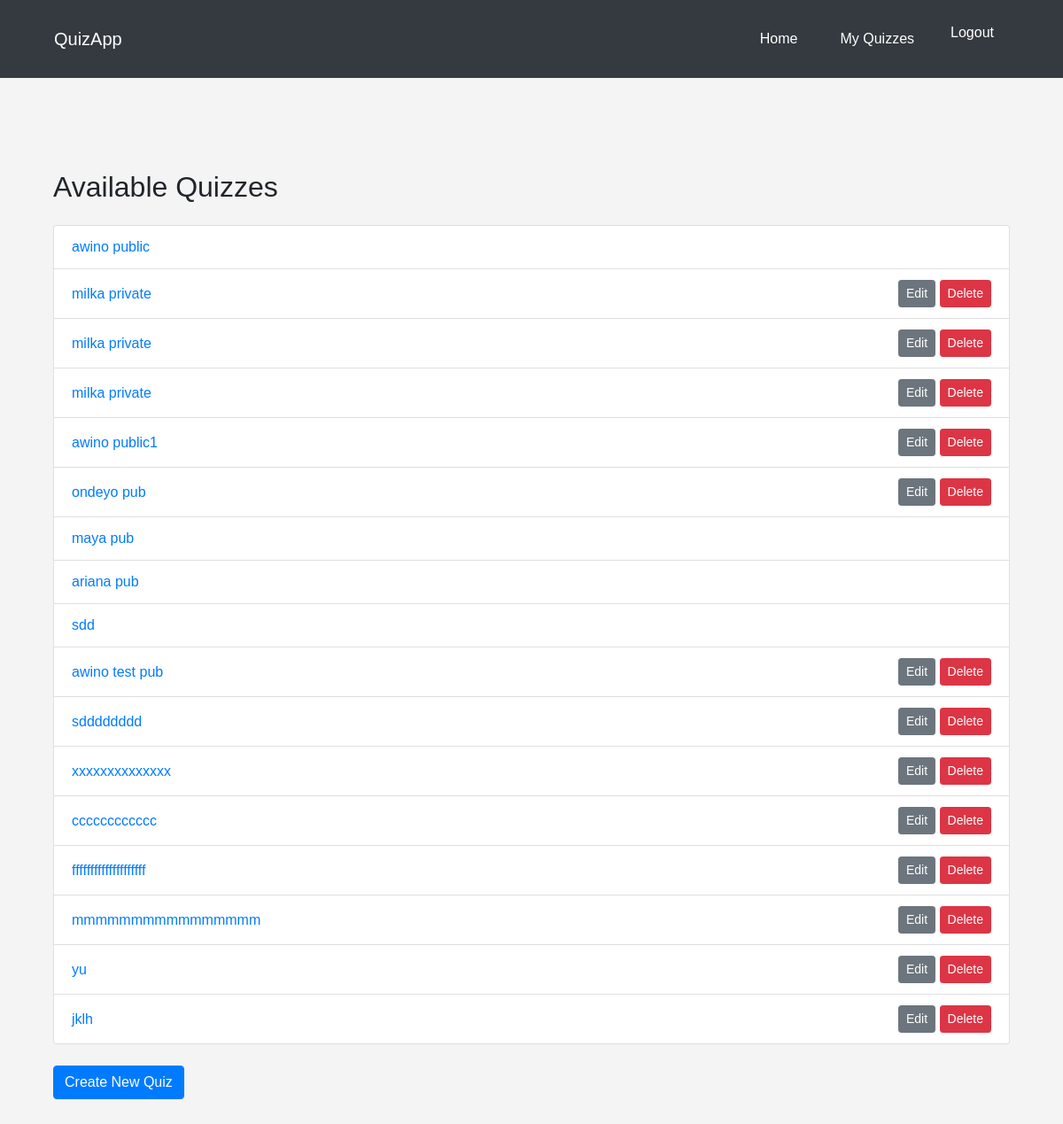
The page /quizzes/ (signed in) on the database as committed earlier.
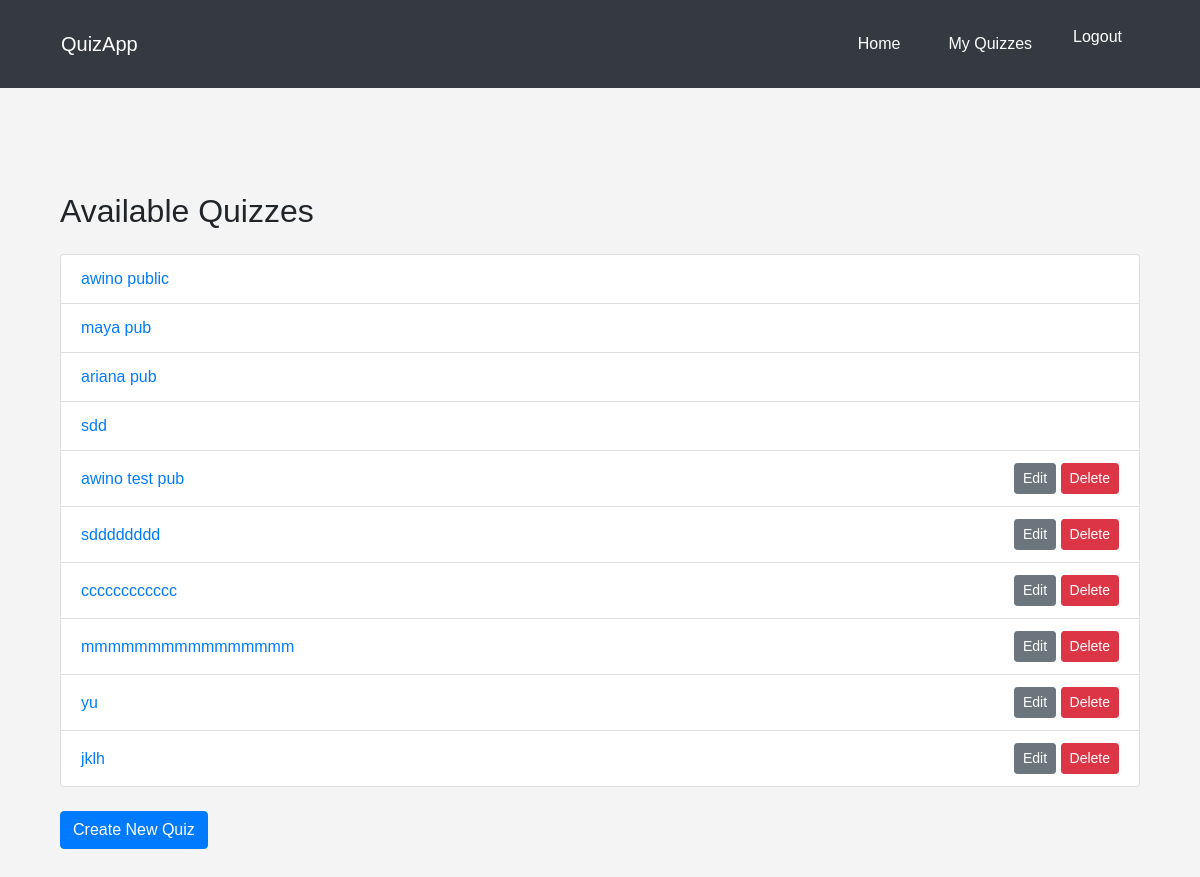
The same page on the database as committed later.
### quizzes/models.py (models this page shows, shortened)
class Quiz(models.Model):
    title = models.CharField(max_length=255)
    description = models.TextField()
    created_by = models.ForeignKey(User, on_delete=models.CASCADE)
    created_at = models.DateTimeField(auto_now_add=True)
    is_public = models.BooleanField(default=False)
    share_link = models.URLField(blank=True, null=True)

### quizzes/views.py (the view)
# urls.py: path('', quiz_list, name='quiz_list'),
@login_required
def quiz_list(request):
    quizzes = Quiz.objects.filter(created_by=request.user) | Quiz.objects.filter(is_public=True)
    return render(request, 'quizzes/quiz_list.html', {'quizzes': quizzes})

### templates/quizzes/quiz_list.html
{% extends 'base.html' %}
{% block content %}
<div class="container mt-5">
    <h2 class="my-4">Available Quizzes</h2>
    <ul class="list-group">
        {% for quiz in quizzes %}
        <li class="list-group-item d-flex justify-content-between align-items-center">
            <a href="{% url 'quiz_detail' quiz.id %}">{{ quiz.title }}</a>
            <span>
                {% if quiz.created_by == user %}
                <a href="{% url 'edit_quiz' quiz.id %}" class="btn btn-secondary btn-sm">Edit</a>
                <a href="{% url 'delete_quiz' quiz.id %}" class="btn btn-danger btn-sm">Delete</a>
                {% endif %}
            </span>
        </li>
        {% endfor %}
    </ul>
    <a href="{% url 'create_quiz' %}" class="btn btn-primary mt-4">Create New Quiz</a>
</div>
{% endblock %}

### templates/base.html (shortened to what this page needs)
<!DOCTYPE html>
<html lang="en">
<head>
    {% load static %}
    <link rel="stylesheet" href="https://stackpath.bootstrapcdn.com/bootstrap/4.5.2/css/bootstrap.min.css">
    <link rel="stylesheet" href="{% static 'css/styles.css' %}">
</head>
<body>
    <header class="bg-dark text-white p-3">
        <div class="container">
            <nav class="navbar navbar-expand-lg navbar-dark bg-dark">
                <a class="navbar-brand" href="{% url 'quiz_list' %}">QuizApp</a>
                <div class="collapse navbar-collapse" id="navbarNav">
                    <ul class="navbar-nav ml-auto">
                        <li class="nav-item">
                            <a class="nav-link text-white" href="{% url 'quiz_list' %}">Home</a>
                        </li>
                        {% if user.is_authenticated %}
                        <li class="nav-item"><a class="nav-link text-white" href="{% url 'my_quizzes' %}">My Quizzes</a></li>
                        <li class="nav-item">
                            <form method="post" action="{% url 'logout' %}">
                                <button type="submit" class="btn btn-link nav-link text-white" style="padding: 0;">Logout</button>
                            </form>
                        </li>
                        {% endif %}
                    </ul>
                </div>
            </nav>
        </div>
    </header>
    <main class="container mt-4">
        {% block content %}
        {% endblock %}
    </main>
</body>
</html>

### static/css/styles.css (style rules this page uses)
body { font-family: Arial, sans-serif; margin: 0; padding: 0; background-color: #f4f4f4; }
header { background: #333; color: #fff; padding: 1em 0; text-align: center; }
nav ul { list-style: none; padding: 0; }
nav ul li { display: inline; margin: 0 1em; }
nav ul li a { color: #fff; text-decoration: none; }
main { padding: 2em; }

Rows that differ between the two databases and show on the page:
removed Quiz: title "milka private", shows "Edit"
removed Quiz: title "milka private", shows "Edit"
removed Quiz: title "milka private", shows "Edit"
removed Quiz: title "awino public1", shows "Edit"
removed Quiz: title "ondeyo pub", shows "Edit"
removed Quiz: title "xxxxxxxxxxxxxx", shows "Edit"
removed Quiz: title "ffffffffffffffffffff", shows "Edit"
